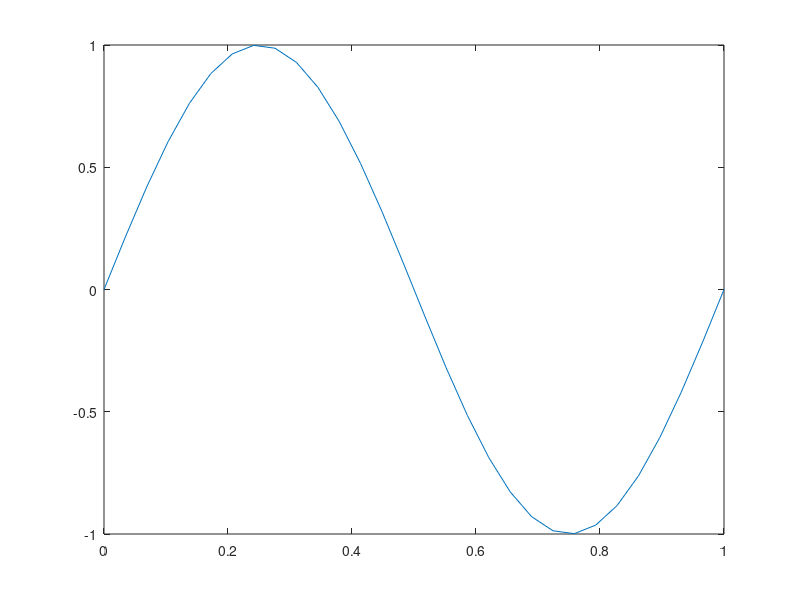
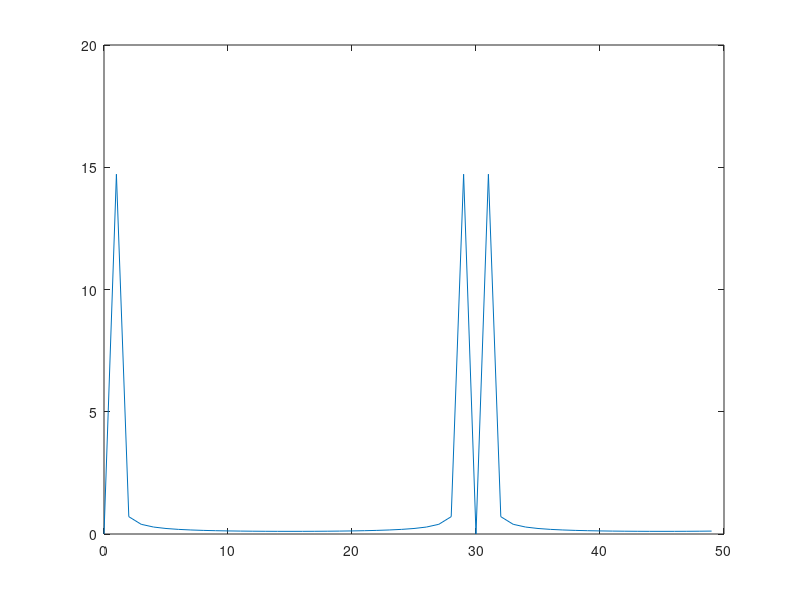

The MATLAB script that drew these images, in order:
clc; clearvars; close all;

N = 30;
x = linspace(0,1,N);
y = sin(2.*pi.*x);

figure(1);
plot(x,y);

K = 50;
Y = zeros(1,K);

for k = 0:K-1
    for n = 0:N-1
        Y(k+1) = Y(k+1) + y(n+1)*exp(-1i*2*pi*k*n/N);
    end
end

figure(2);
plot(0:1:K-1,abs(Y));